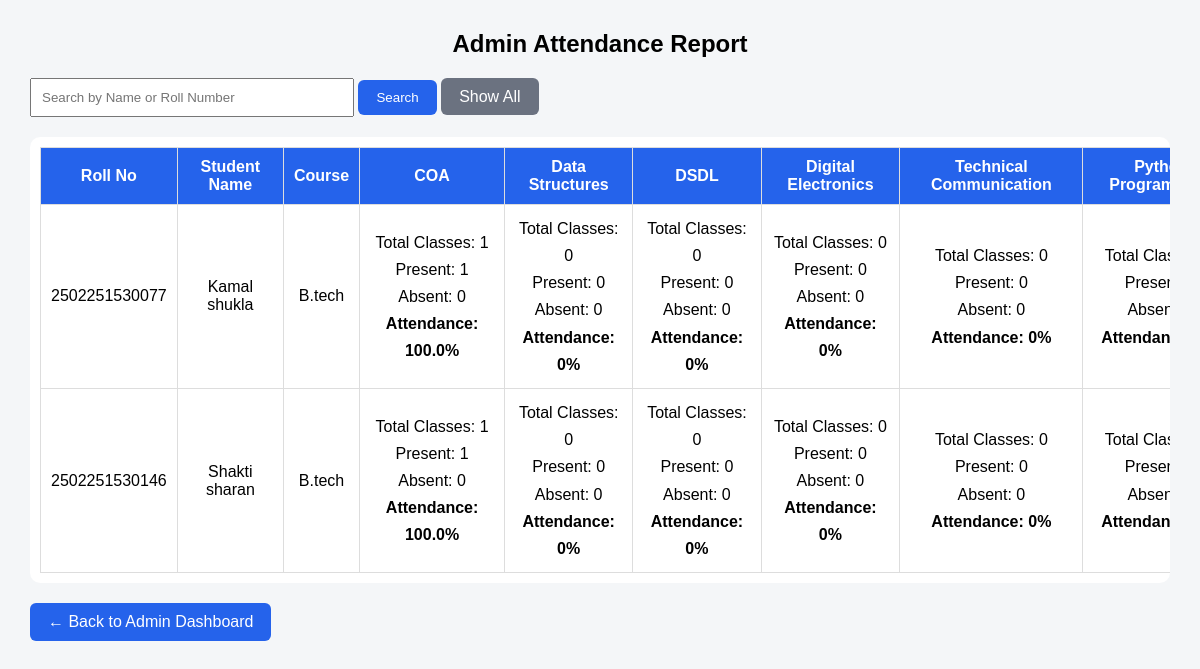
/report (signed in), run on the app's committed database.
### tables this page shows
CREATE TABLE students (
            id INTEGER PRIMARY KEY AUTOINCREMENT,
            name TEXT NOT NULL,
            roll_no TEXT UNIQUE NOT NULL,
            course TEXT NOT NULL
        , username TEXT, password TEXT);

### app.py (the view)
@app.route("/report")
def report():
    if not session.get("admin_logged_in"):
        return redirect("/admin_login")
    conn = get_db()
    search = request.args.get("search", "").strip()
    if search:
        students = conn.execute("""
            SELECT id, name, roll_no, course
            FROM students
            WHERE name LIKE ? OR roll_no LIKE ?
            ORDER BY roll_no
        """, (f"%{search}%", f"%{search}%")).fetchall()
    else:
        students = conn.execute("""
            SELECT id, name, roll_no, course
            FROM students
            ORDER BY roll_no
        """).fetchall()
    subjects = [
        "COA",
        "Data Structures",
        "DSDL",
        "Digital Electronics",
        "Technical Communication",
        "Python Programming"
    ]
    report_data = []
    for student in students:
        subject_data = {}
        for subject in subjects:
            row = conn.execute("""
                SELECT
                    COUNT(*) AS total,
                    SUM(CASE WHEN status = 'Present' THEN 1 ELSE 0 END) AS present,
                    SUM(CASE WHEN status = 'Absent' THEN 1 ELSE 0 END) AS absent
                FROM attendance
                WHERE student_id = ?
                AND subject = ?
            """, (student["id"], subject)).fetchone()
            total = row["total"] or 0
            present = row["present"] or 0
            absent = row["absent"] or 0
            percentage = round(
                (present / total) * 100, 2
            ) if total > 0 else 0
            subject_data[subject] = {
                "total": total,
                "present": present,
                "absent": absent,
                "percentage": percentage
            }
        report_data.append({
            "roll_no": student["roll_no"],
            "name": student["name"],
            "course": student["course"],
            "subjects": subject_data
        })
    conn.close()
    return render_template(
        "report.html",
        students=report_data,
        subjects=subjects,
        search=search
    )

### app.py (called while the page is built)
def get_db():
    conn = sqlite3.connect("attendance.db")
    conn.row_factory = sqlite3.Row
    return conn

### templates/report.html (shortened to what this page needs)
<!DOCTYPE html>
<html lang="en">
<head>
</head>
<body>
<div class="container">
    <h2>Admin Attendance Report</h2>
    <form method="GET" action="/report" style="margin-bottom:20px;">
    <input
        type="text"
        name="search"
        placeholder="Search by Name or Roll Number"
        value="{{ search }}"
        style="padding:10px; width:300px;">
    <button
        type="submit"
        style="padding:10px 18px;
               background:#2563eb;
               color:white;
               border:none;
               border-radius:6px;">
        Search
    </button>
    <a href="/report"
       style="padding:10px 18px;
              background:#6b7280;
              color:white;
              text-decoration:none;
              border-radius:6px;">
        Show All
    </a>
</form>
    <div class="table-container">
        <table>
            <tr>
                <th>Roll No</th>
                <th>Student Name</th>
                <th>Course</th>
                {% for subject in subjects %}
                    <th>{{ subject }}</th>
                {% endfor %}
            </tr>
            {% for student in students %}
            <tr>
                <td>{{ student.roll_no }}</td>
                <td>{{ student.name }}</td>
                <td>{{ student.course }}</td>
                {% for subject in subjects %}
                <td>
                    <div class="subject-box">
                        Total Classes:
                        {{ student.subjects[subject].total }}
                        <br>
                        Present:
                        {{ student.subjects[subject].present }}
                        <br>
                        Absent:
                        {{ student.subjects[subject].absent }}
                        <br>
                        <span class="percentage">
                            Attendance:
                            {{ student.subjects[subject].percentage }}%
                        </span>
                    </div>
                </td>
                {% endfor %}
            </tr>
            {% endfor %}
        </table>
    </div>
    <a href="/admin_dashboard" class="back">
        ← Back to Admin Dashboard
    </a>
</div>
</body>
</html>

### templates/report.html (style rules this page uses)
body { font-family: Arial, sans-serif; background: #f4f6f8; margin: 0; }
.container { width: 95%; margin: 30px auto; }
h2 { text-align: center; }
.table-container { overflow-x: auto; background: white; padding: 10px; border-radius: 10px; }
table { width: 100%; min-width: 1200px; border-collapse: collapse; }
th, td { border: 1px solid #ddd; padding: 10px; text-align: center; }
th { background: #2563eb; color: white; }
.subject-box { line-height: 1.7; }
.percentage { font-weight: bold; }
.back { display: inline-block; margin-top: 20px; padding: 10px 18px; background: #2563eb; color: white; text-decoration: none; border-radius: 6px; }

### data on the page
students: roll_no "2502251530077", name "Kamal shukla", course "B.tech", subjects "1" "0" "0" "0" "0", subjects "1" "0" "0" "0" "0", subjects "0" "0" "0" "0" "0", subjects "100.0" "0" "0" "0" "0"
students: roll_no "2502251530146", name "Shakti sharan", course "B.tech", subjects "1" "0" "0" "0" "0", subjects "1" "0" "0" "0" "0", subjects "0" "0" "0" "0" "0", subjects "100.0" "0" "0" "0" "0"

### other printed values
{{ subject }} "COA" "Data Structures" "DSDL" "Digital Electronics" "Technical Communication"
